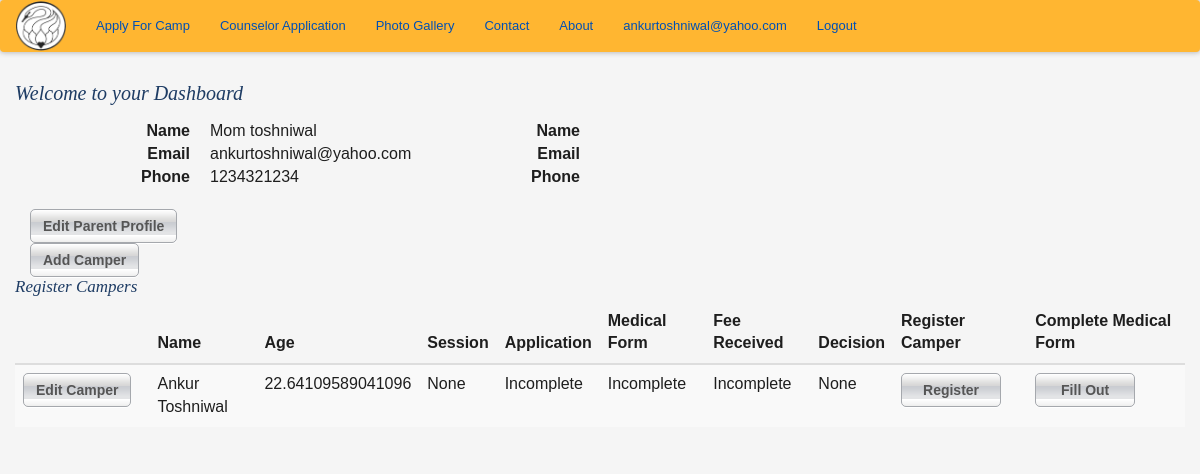
Page /dashboard (signed in) on the earlier database version.
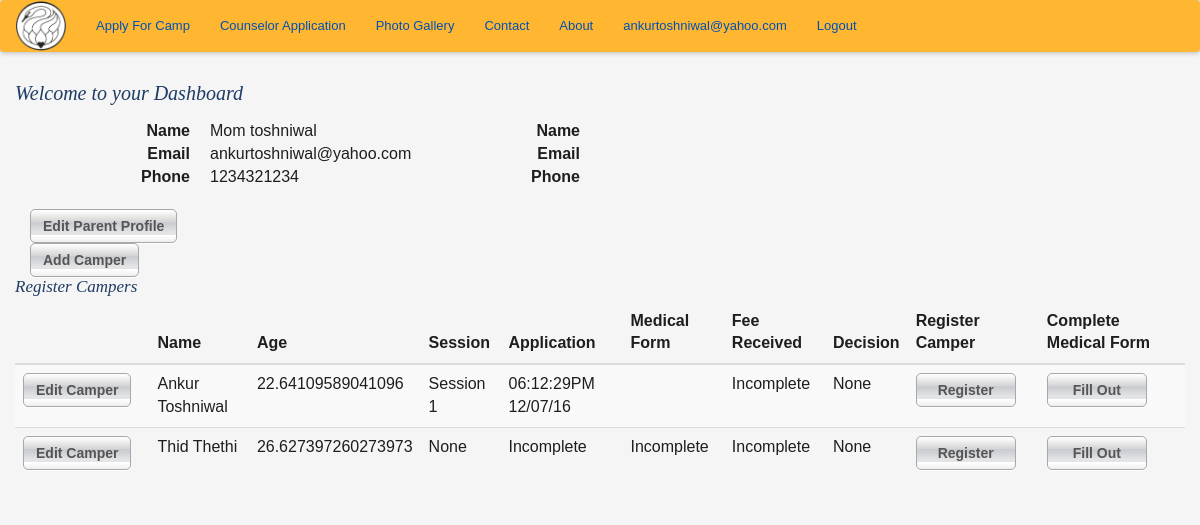
Same page on the later database version.
### app/models.py (models this page shows, shortened)
class User(UserMixin, db.Model):
    __tablename__ = 'user'
    id = db.Column(db.Integer, primary_key=True)
    email = db.Column(db.String(64), unique=True, index=True)
    password_hash = db.Column(db.String(128))
    parents = db.relationship('Parents', backref='parents', uselist=False)
    @property
    def password(self):
        raise AttributeError('password is not a readable attribute')

class Parents(db.Model):
    __tablename__ = 'parents'
    id = db.Column(db.Integer, primary_key = True)
    g1fn = db.Column(db.String(64), index = True)
    g1ln = db.Column(db.String(64), index = True)
    g2fn = db.Column(db.String(64), index = True)
    g2ln = db.Column(db.String(64), index = True)
    g1street = db.Column(db.String(64))
    g1city = db.Column(db.String(64))
    g1state = db.Column(db.String(64))
    g1zipcode = db.Column(db.String(64))
    g1country = db.Column(db.String(64))
    g2street = db.Column(db.String(64))
    g2city = db.Column(db.String(64))
    g2state = db.Column(db.String(64))
    g2zipcode = db.Column(db.String(64))
    g2country = db.Column(db.String(64))
    g1phone = db.Column(db.String(64))
    g2phone = db.Column(db.String(64))
    g2email = db.Column(db.String(64))
    user_id = db.Column(db.Integer, db.ForeignKey('user.id'))
    campers = db.relationship('Camper', backref='parents', lazy='dynamic')

class Camper(db.Model):
    __tablename__ = 'camper'
    id = db.Column(db.Integer, primary_key = True)
    fn = db.Column(db.String(64), index=True)
    ln = db.Column(db.String(64), index=True)
    dob = db.Column(db.Date, index = True)
    gender = db.Column(db.String(5))
    street = db.Column(db.String(200))
    state = db.Column(db.String(2))
    country = db.Column(db.String(64))
    zipcode = db.Column(db.String(8))
    campercell = db.Column(db.String(64))
    camperemail = db.Column(db.String(64))
    parents_id = db.Column(db.Integer, db.ForeignKey('parents.id'))
    def find_active_registration(self):
        current_year = str(datetime.now().year)
        regs = Camper_Registration.query.filter_by(camper_id=self.id).join(Camp_Session, Camper_Registration.camp_session_id==Camp_Session.id).filter_by(year=current_year).first()
        return regs
    @property
    def age(self):
        return ((datetime.now().date() - self.dob).days) / 365

class Camper_Registration(db.Model):
    __tablename__ = 'camper_registration'
    id = db.Column(db.Integer, primary_key = True)
    submission_timestamp = db.Column(db.TIMESTAMP)
    payment_received = db.Column(db.TIMESTAMP)
    registration_complete = db.Column(db.Boolean)
    accepted = db.Column(db.Boolean)
    camper_id = db.Column(db.Integer, db.ForeignKey('camper.id'))
    camp_session_id = db.Column(db.Integer, db.ForeignKey('camp_session.id'))
    gradeinfall = db.Column(db.String(2))
    prevcamper = db.Column(db.Boolean)
    cabin_pal_name = db.Column(db.String(64))
    shirtsize = db.Column(db.String(4))
    emgname = db.Column(db.String(255))
    emgrelation = db.Column(db.String(64))
    emgemail = db.Column(db.String(64))
    accept = db.Column(db.Boolean)
    ppsrelease = db.Column(db.Boolean)
    def get_session(self):
        session = Camp_Session.query.get(self.camp_session_id)
        return "Session {0}".format(session.session)
    @property
    def sub_time(self):
        return self.submission_timestamp.strftime("%I:%M:%S%p %m/%d/%y")

### app/controller.py (the view)
@app.route('/dashboard', methods=['GET'])
@login_required
def dashboard():
    parents = Parents.query.filter_by(user_id=current_user.id).first()
    if parents is None:
        return redirect(url_for('create_parent_profile'))
    campers = Camper.query.filter_by(parents_id=current_user.parents.id).all()
    regs = {c:c.find_active_registration() for c in campers}
    med = {}
    sess = {}
    for c in campers:
        if regs[c] is None:
            med[c] = None
            sess[c] = "None"
        else:
            sess[c] = regs[c].get_session()
            med[c] = Medical_Form.query.filter_by(camper_registration_id=regs[c].id)
    return render_template('dashboard.html', campers=campers, regs=regs, sess=sess, med=med)

### app/models.py (called while the page is built)
@login_manager.user_loader
def load_user(user_id):
    return User.query.filter_by(email=user_id).first()

### app/templates/dashboard.html (shortened to what this page needs)
{% extends "base_templates/base.html" %}
{% import "bootstrap/wtf.html" as wtf %}
{% block content %}
    <div class= "container">
        <div class="row">
            <h1> Welcome to your Dashboard</h1>
            <div class= "col-md-4">
                <dl class="dl-horizontal">
                    <dt>Name</dt>
                    <dd>{{ current_user.parents.g1fn }} {{ current_user.parents.g1ln }}</dd>
                    <dt>Email</dt>
                    <dd>{{ current_user.email}}</dd>
                    <dt>Phone</dt>
                    <dd>{{ current_user.parents.g1phone }}</dd>
                </dl>
                <a class='btn' href="{{ url_for('edit_parent_profile', parents_id=current_user.parents.id) }}"> Edit Parent Profile</a>
            </div>
            <div class="col-md-4">
                <dl class="dl-horizontal">
                    <dt>Name</dt>
                    <dd>{{ current_user.parents.g2fn }} {{ current_user.parents.g2ln }}</dd>
                    <dt>Email</dt>
                    <dd>{{ current_user.parents.g2email}}</dd>
                    <dt>Phone</dt>
                    <dd>{{ current_user.parents.g2phone }}</dd>
                </dl>
            </div>
            <div class="clearfix"></div>
            <div class="col-md-6"><a class='center-block btn' href="{{url_for('add_camper')}}">Add Camper</a></div>
        </div>
        <div class="row">
            <h2>Register Campers</h2>
            {% if campers|length == 0 %}
                <p>Please Add a Camper to register them</p>
            {% else %}
                <div class="table-responsive">
                    <table class="table table-striped">
                        <thead>
                            <tr>
                                <th></th>
                                <th>Name</th>
                                <th>Age</th>
                                <th>Session</th>
                                <th>Application</th>
                                <th>Medical Form</th>
                                <th>Fee Received</th>
                                <th>Decision</th>
                                <th>Register Camper</th>
                                <th>Complete Medical Form</th>
                            </tr>
                        </thead>
                        {% for camper in campers %}
                        <tr>
                            <td><a class="btn" href="{{ url_for('edit_camper', camper_id=camper.id) }}">Edit Camper</a></td>
                            <td>{{camper.fn}} {{camper.ln}}</td>
                            <td>{{camper.age}}</td>
                            <td>{{sess[camper]}}</td>
                            {% if regs[camper] == None %}
                                <td>Incomplete</td>
                            {% else %}
                                <td>{{regs[camper].sub_time}}</td>
                            {% endif %}
                            {% if med[camper] == None %}
                                <td>Incomplete</td>
                            {% else %}
                                <td>{{med[camper].sub_time}}</td>
                            {% endif %}
                            <td>Incomplete</td>
                            <td>None</td>
                            <td><a class="btn" href="{{ url_for('register_camper', camper_id=camper.id) }}">Register</a></td>
                            <td><a class="btn" href="{{ url_for('medical_form', camper_id=camper.id) }}">Fill Out</a></td>
                        </tr>
                        {% endfor %}
                    </table>
                </div>
            {% endif %}
        </div>
    </div>
{% endblock %}

### app/templates/base_templates/base.html (shortened to what this page needs)
<html>
{% extends 'bootstrap/base.html' %}
{% block head %}
    {{super()}}
{% endblock %}
{% block styles %}
    {{super()}}
    <link href="/static/css/newstyles.css" rel="stylesheet" media="screen">
    <link href="/static/css/style.css" rel="stylesheet" media="screen">
{% endblock %}

### app/templates/base_templates/nav.html
<nav class="navbar navbar-dark">
  <a class="navbar-brand" href="{{ url_for('home') }}"><img style="width: 50px;" src="static/images/hhsclogo.png"></a>
  <ul class="nav navbar-nav">
    <li class="nav-item">
      <a class="nav-link" href="{{ url_for('auth.create_account') }}">Apply For Camp</a>
    </li>
    <li class="nav-item">
      <a class="nav-link" href="#">Counselor Application</a>
    </li>
    <li>
      <a>Photo Gallery</a>
    </li>
    <li>
      <a>Contact</a>
    </li>
    <li>
      <a>About</a>
    </li>
    {% if current_user.is_authenticated() %}
    <li class="nav-item pull-right">
      <a href="{{url_for('auth.logout')}}">Logout</a>
    </li>
    <li class= "nav-item pull-right">
      <a href="{{url_for('dashboard')}}">{{ current_user.email }}</a>
    </li>
    {% endif %}
  </ul>
</nav>

### app/static/css/newstyles.css (style rules this page uses)
.navbar { background-color: #ffb631; box-shadow: 0px 0px 5px 1px #bbb; }
.navbar-brand { padding: 0px 15px; }
dl { font-size: 16px; }

### app/static/css/style.css (style rules this page uses)
html { font-size: 100%; -webkit-text-size-adjust: 100%; -ms-text-size-adjust: 100%; }
html, body { border: 0; margin: 0; height: 100%; min-height: 100%; }
body { color: #1e1e1e; font: 13px/1.231 arial, helvetica, sans-serif; background: #f5f5f5; }
img { border: 0; vertical-align: middle; -ms-interpolation-mode: bicubic; }
a, a:visited { color: #0050b4; }
h1, h2 { margin: 10px 0 15px; padding: 0; font: italic 20px georgia, serif; color: #1e3c64; }
h2 { margin: 0 0 5px; font-size: 17px; }
ul { margin: 0; padding: 0; list-style: none; }
.btn { display: inline-block; border: 1px solid #a5a8ad; border-radius: 5px; margin: 0 10px 0 0; min-width: 100px; white-space: nowrap; text-align: center; font-weight: 700; color: #555; background: #e3e4e6 url(../img/btn.png) repeat-x; box-shadow: 0 1px 0 #fff; }

Differences in the rows shown:
shown differently, row unchanged: Camper "Ankur": sess "None" → "Session 1"; no longer shows "Incomplete Incomplete"
added Camper_Registration: submission_timestamp "06:12:29PM 12/07/16"
added Camper: fn "Thid", ln "Thethi", age "26.627397260273973", sess "None", shows "Incomplete"
